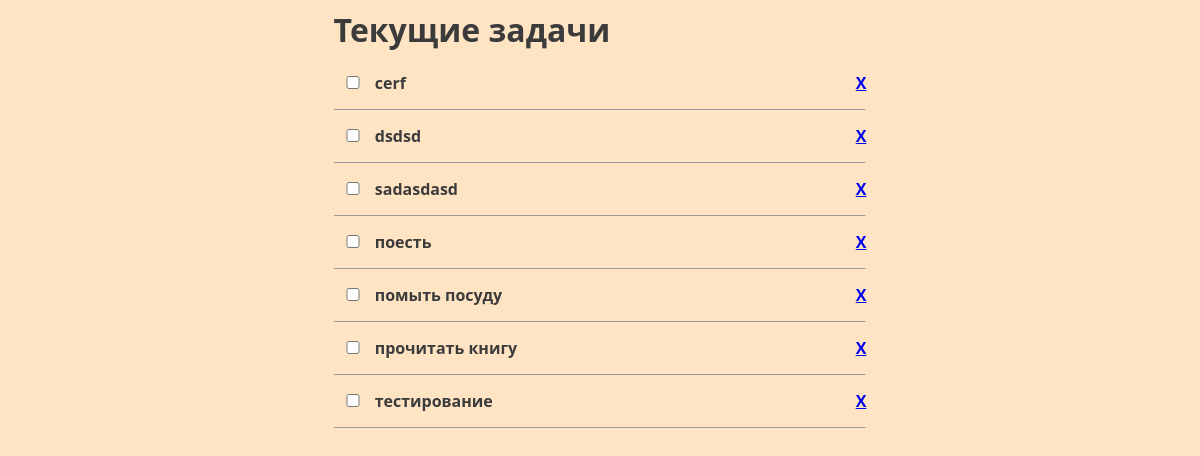
The app's page /tasks/list/, older data.
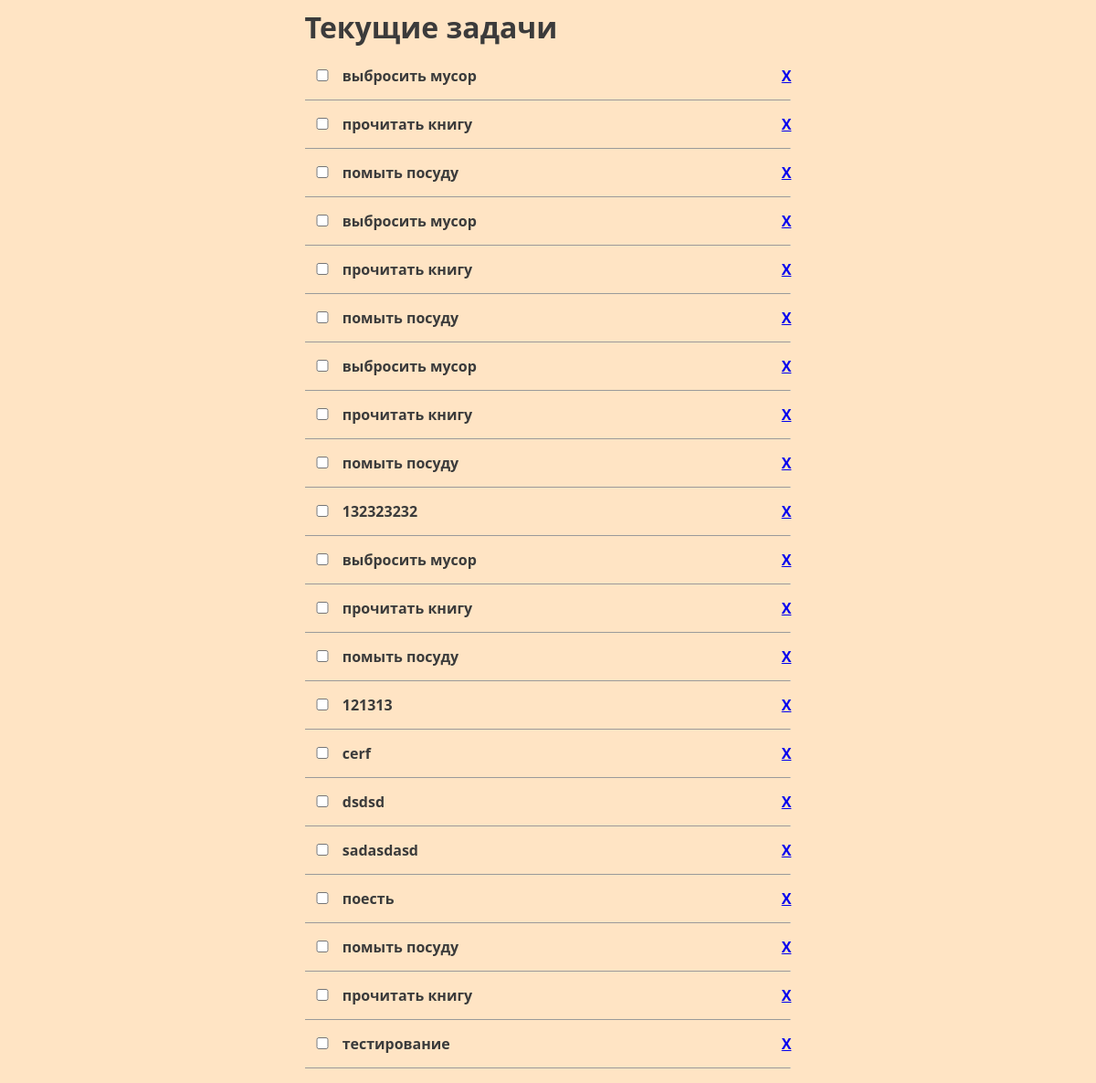
The same page, newer data.
### tasks/models.py (models this page shows)
class TodoItem(models.Model):
    description = models.CharField(max_length=64)
    is_completed = models.BooleanField("выполнено", default=False)
    created = models.DateTimeField(auto_now_add=True)
    updated = models.DateTimeField(auto_now=True)
    def __str__(self):
        return self.description.lower()
    class Meta:
        ordering = ('-created',)

### tasks/views.py (the view)
# urls.py: path('list/', views.TaskListView.as_view(), name='list'),
class TaskListView(ListView):
    queryset = TodoItem.objects.all()
    context_object_name = "tasks"
    template_name = "tasks/list.html"

### tasks/templates/tasks/list.html (shortened to what this page needs)
{% extends "tasks/base.html" %}
{% load static %}
{% block main_content %}
  <h1>Текущие задачи</h1>
  <ul id="todo-list">
  {% for task in tasks %}
    {% if task.is_completed %}
    <li class="completed">
      <input class='checkbox' data-uid={{ task.id }} type='checkbox' disabled='disabled' checked='checked'/>
    {% else %}
    <li>
      <input class='checkbox' data-uid={{ task.id }} type='checkbox' />
    {% endif %}
      {{ task }}
      <a class="remove" href="/tasks/delete/{{ task.id }}">X</a>
      <hr/>
    </li>
  {% endfor %}
  </ul>
{% endblock %}

### tasks/templates/tasks/base.html (shortened to what this page needs)
{% load static %}
<html>
    <head>
        <link rel="stylesheet" href="{% static 'css/styles.css' %}">
    </head>
    <body>
        <div class="container">
            {% block main_content %}
            {% endblock %}
        </div>
    </body>
</html>

### tasks/static/css/styles.css (style rules this page uses)
body { font-family: 'Segoe UI', Tahoma, Geneva, Verdana, sans-serif; background-color: bisque; }
.container { margin: 0 auto; min-width: 500px; width: 45%; text-align: left; color: #3b3b3b; font-weight: bold; }
ul { padding: 0; text-align: left; list-style: none; }
hr { border-bottom: 0; margin: 15px 0; }
input[type="checkbox"] { width: 30px; }
.remove { float: right; cursor: pointer; }

Row changes from the older to the newer data that the page shows:
added TodoItem: description "выбросить мусор"
added TodoItem: description "прочитать книгу"
added TodoItem: description "помыть посуду"
added TodoItem: description "выбросить мусор"
added TodoItem: description "прочитать книгу"
added TodoItem: description "помыть посуду"
added TodoItem: description "выбросить мусор"
added TodoItem: description "прочитать книгу"
added TodoItem: description "помыть посуду"
added TodoItem: description "132323232"
added TodoItem: description "выбросить мусор"
added TodoItem: description "прочитать книгу"
added TodoItem: description "помыть посуду"
added TodoItem: description "121313"
